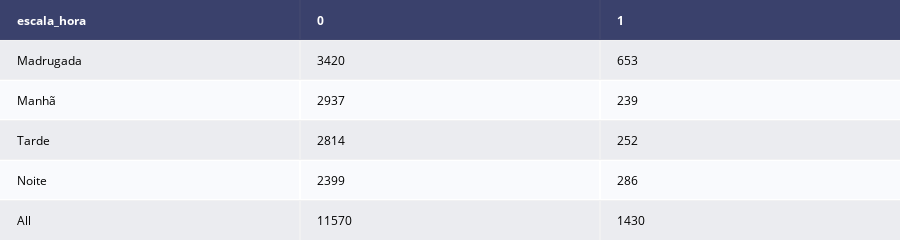

The cell this chart's notebook holds for it:
### Code cell
crosstab_transacao = pd.crosstab(df_transacoes_bucketing['escala_hora'], df_transacoes['Classe'], margins=True)[lista_classe].reset_index()

tabela_transacao = ff.create_table(crosstab_transacao)
tabela_transacao.show()

### Figure 1 — Plotly figure (JSON) as saved in the notebook; plotly's stock layout.template omitted (floating-point values rounded to 4 significant figures)
{"data": [{"colorscale": [[0, "#00083e"], [0.5, "#ededee"], [1, "#ffffff"]], "hoverinfo": "none", "opacity": 0.75, "showscale": false, "type": "heatmap", "z": [[0, 0, 0], [0.5, 0.5, 0.5], [1, 1, 1], [0.5, 0.5, 0.5], [1, 1, 1], [0.5, 0.5, 0.5]]}], "layout": {"annotations": [{"align": "left", "font": {"color": "#ffffff"}, "showarrow": false, "text": "<b>escala_hora</b>", "x": -0.45, "xanchor": "left", "xref": "x", "y": 0, "yref": "y"}, {"align": "left", "font": {"color": "#ffffff"}, "showarrow": false, "text": "<b>0</b>", "x": 0.55, "xanchor": "left", "xref": "x", "y": 0, "yref": "y"}, {"align": "left", "font": {"color": "#ffffff"}, "showarrow": false, "text": "<b>1</b>", "x": 1.55, "xanchor": "left", "xref": "x", "y": 0, "yref": "y"}, {"align": "left", "font": {"color": "#000000"}, "showarrow": false, "text": "Madrugada", "x": -0.45, "xanchor": "left", "xref": "x", "y": 1, "yref": "y"}, {"align": "left", "font": {"color": "#000000"}, "showarrow": false, "text": "3420", "x": 0.55, "xanchor": "left", "xref": "x", "y": 1, "yref": "y"}, {"align": "left", "font": {"color": "#000000"}, "showarrow": false, "text": "653", "x": 1.55, "xanchor": "left", "xref": "x", "y": 1, "yref": "y"}, {"align": "left", "font": {"color": "#000000"}, "showarrow": false, "text": "Manhã", "x": -0.45, "xanchor": "left", "xref": "x", "y": 2, "yref": "y"}, {"align": "left", "font": {"color": "#000000"}, "showarrow": false, "text": "2937", "x": 0.55, "xanchor": "left", "xref": "x", "y": 2, "yref": "y"}, {"align": "left", "font": {"color": "#000000"}, "showarrow": false, "text": "239", "x": 1.55, "xanchor": "left", "xref": "x", "y": 2, "yref": "y"}, {"align": "left", "font": {"color": "#000000"}, "showarrow": false, "text": "Tarde", "x": -0.45, "xanchor": "left", "xref": "x", "y": 3, "yref": "y"}, {"align": "left", "font": {"color": "#000000"}, "showarrow": false, "text": "2814", "x": 0.55, "xanchor": "left", "xref": "x", "y": 3, "yref": "y"}, {"align": "left", "font": {"color": "#000000"}, "showarrow": false, "text": "252", "x": 1.55, "xanchor": "left", "xref": "x", "y": 3, "yref": "y"}, {"align": "left", "font": {"color": "#000000"}, "showarrow": false, "text": "Noite", "x": -0.45, "xanchor": "left", "xref": "x", "y": 4, "yref": "y"}, {"align": "left", "font": {"color": "#000000"}, "showarrow": false, "text": "2399", "x": 0.55, "xanchor": "left", "xref": "x", "y": 4, "yref": "y"}, {"align": "left", "font": {"color": "#000000"}, "showarrow": false, "text": "286", "x": 1.55, "xanchor": "left", "xref": "x", "y": 4, "yref": "y"}, {"align": "left", "font": {"color": "#000000"}, "showarrow": false, "text": "All", "x": -0.45, "xanchor": "left", "xref": "x", "y": 5, "yref": "y"}, {"align": "left", "font": {"color": "#000000"}, "showarrow": false, "text": "11570", "x": 0.55, "xanchor": "left", "xref": "x", "y": 5, "yref": "y"}, {"align": "left", "font": {"color": "#000000"}, "showarrow": false, "text": "1430", "x": 1.55, "xanchor": "left", "xref": "x", "y": 5, "yref": "y"}], "height": 230, "margin": {"b": 0, "l": 0, "r": 0, "t": 0}, "xaxis": {"dtick": 1, "gridwidth": 2, "showticklabels": false, "tick0": -0.5, "ticks": "", "zeroline": false}, "yaxis": {"autorange": "reversed", "dtick": 1, "gridwidth": 2, "showticklabels": false, "tick0": 0.5, "ticks": "", "zeroline": false}}}
